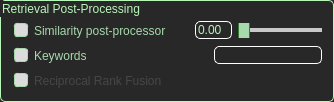
          <widget class="QGroupBox" name="groupBox_7">
           <property name="sizePolicy">
            <sizepolicy hsizetype="Minimum" vsizetype="Minimum">
             <horstretch>0</horstretch>
             <verstretch>0</verstretch>
            </sizepolicy>
           </property>
           <property name="styleSheet">
            <string notr="true">QGroupBox {
	color: rgb(184, 247, 185);
    background-color: rgb(40, 40, 40); /* 원하는 색상으로 변경 */
	border: 1px solid rgb(184, 247, 185);
	border-radius: 5px;      /* (선택 사항) 모서리를 둥글게 */
}</string>
           </property>
           <property name="title">
            <string>Retrieval Post-Processing</string>
           </property>
           <layout class="QVBoxLayout" name="verticalLayout_12" stretch="1,1,1">
            <property name="sizeConstraint">
             <enum>QLayout::SizeConstraint::SetNoConstraint</enum>
            </property>
            <property name="topMargin">
             <number>20</number>
            </property>
            <item>
             <layout class="QHBoxLayout" name="horizontalLayout_18" stretch="2,4,1,2">
              <property name="sizeConstraint">
               <enum>QLayout::SizeConstraint::SetNoConstraint</enum>
              </property>
              <item>
               <widget class="QCheckBox" name="chk_similarity">
                <property name="sizePolicy">
                 <sizepolicy hsizetype="Minimum" vsizetype="Minimum">
                  <horstretch>0</horstretch>
                  <verstretch>0</verstretch>
                 </sizepolicy>
                </property>
                <property name="styleSheet">
                 <string notr="true">QCheckBox {
    color: rgb(166, 217, 171);
	background-color: rgb(40, 40, 40);
	margin: 2px;
}
QCheckBox::indicator:checked {
	border: 3px solid rgb(166, 217, 171);
	border-radius: 3px;
	background-color: rgb(100,180,100)
}
QCheckBox::indicator:unchecked {
	border: 1px solid rgb(166, 217, 171);
	border-radius: 3px;
	background-color: rgb(220,220,220);
}
QCheckBox::disabled {
	color: rgb(70, 70, 70);
}
</string>
                </property>
                <property name="text">
                 <string>Similarity post-processor</string>
                </property>
               </widget>
              </item>
              <item>
               <spacer name="horizontalSpacer_16">
                <property name="orientation">
                 <enum>Qt::Orientation::Horizontal</enum>
                </property>
                <property name="sizeType">
                 <enum>QSizePolicy::Policy::Minimum</enum>
                </property>
                <property name="sizeHint" stdset="0">
                 <size>
                  <width>20</width>
                  <height>17</height>
                 </size>
                </property>
               </spacer>
              </item>
              <item>
               <widget class="QDoubleSpinBox" name="spin_similarity">
                <property name="enabled">
                 <bool>true</bool>
                </property>
                <property name="sizePolicy">
                 <sizepolicy hsizetype="Minimum" vsizetype="Fixed">
                  <horstretch>0</horstretch>
                  <verstretch>0</verstretch>
                 </sizepolicy>
                </property>
                <property name="styleSheet">
                 <string notr="true">QDoubleSpinBox {
    color: rgb(184, 247, 185);
    background-color: rgb(40, 40, 40);
    border: 1px solid rgb(255, 255, 255);
    border-radius: 5px;
}

/* 포커스 상태: 활성화 테두리 색상 변경 */
QDoubleSpinBox:focus {
    border: 1px solid rgb(184, 247, 185);
}

/* 화살표 버튼(서브 컨트롤) 제거: 너비/높이를 0으로 만들어 일반 텍스트 박스처럼 표현 */
QDoubleSpinBox::up-button,
QDoubleSpinBox::down-button {
    width: 0px;
    height: 0px;
    border: none;
    background: transparent;
}

/* (선택 사항) 체크박스 해제 등으로 비활성화되었을 때의 스타일 */
QDoubleSpinBox:disabled {
    color: rgb(100, 100, 100);
    background-color: rgb(30, 30, 30);
    border: 1px solid rgb(70, 70, 70);
}</string>
                </property>
                <property name="buttonSymbols">
                 <enum>QAbstractSpinBox::ButtonSymbols::NoButtons</enum>
                </property>
               </widget>
              </item>
              <item>
               <widget class="QSlider" name="slider_similarity">
                <property name="sizePolicy">
                 <sizepolicy hsizetype="Minimum" vsizetype="Fixed">
                  <horstretch>0</horstretch>
                  <verstretch>0</verstretch>
                 </sizepolicy>
                </property>
                <property name="styleSheet">
                 <string notr="true">QSlider{
	background-color: rgb(40,40,40);
}
QSlider::groove {
	background-color: rgb(200,200,200);
	height: 4px;
}
QSlider::handle {
	background-color: rgb(166, 217, 171);
	border: 1px solid rgb(50,120,50);
	width: 10px;
	height: 20px;
	margin: -20px 0;
}

QSlider::handle:horizontal:hover{
	background: rgb(100,170,100);
}
QSlider::handle:horizontal:pressed{
	background: rgb(50,120,50);
}
QSlider::sub-page {
	background-color: rgb(166, 217, 171);
}
QSlider::handle:horizontal:disabled {
    background-color: rgb(70, 70, 70);
    border: 1px solid rgb(50, 50, 50);
}</string>
                </property>
                <property name="maximum">
                 <number>100</number>
                </property>
                <property name="singleStep">
                 <number>1</number>
                </property>
                <property name="value">
                 <number>0</number>
                </property>
                <property name="orientation">
                 <enum>Qt::Orientation::Horizontal</enum>
                </property>
               </widget>
              </item>
             </layout>
            </item>
            <item>
             <layout class="QHBoxLayout" name="horizontalLayout_21" stretch="1,5,3">
              <property name="sizeConstraint">
               <enum>QLayout::SizeConstraint::SetNoConstraint</enum>
              </property>
              <item>
               <widget class="QCheckBox" name="chk_keywords">
                <property name="sizePolicy">
                 <sizepolicy hsizetype="Minimum" vsizetype="Minimum">
                  <horstretch>0</horstretch>
                  <verstretch>0</verstretch>
                 </sizepolicy>
                </property>
                <property name="styleSheet">
                 <string notr="true">QCheckBox {
    color: rgb(166, 217, 171);
	background-color: rgb(40, 40, 40);
	margin: 2px;
}
QCheckBox::indicator:checked {
	border: 3px solid rgb(166, 217, 171);
	border-radius: 3px;
	background-color: rgb(100,180,100)
}
QCheckBox::indicator:unchecked {
	border: 1px solid rgb(166, 217, 171);
	border-radius: 3px;
	background-color: rgb(220,220,220);
}
QCheckBox::disabled {
	color: rgb(70, 70, 70);
}
</string>
                </property>
                <property name="text">
                 <string>Keywords</string>
                </property>
               </widget>
              </item>
              <item>
               <spacer name="horizontalSpacer_14">
                <property name="orientation">
                 <enum>Qt::Orientation::Horizontal</enum>
                </property>
                <property name="sizeType">
                 <enum>QSizePolicy::Policy::Minimum</enum>
                </property>
                <property name="sizeHint" stdset="0">
                 <size>
                  <width>20</width>
                  <height>17</height>
                 </size>
                </property>
               </spacer>
              </item>
              <item>
               <widget class="QLineEdit" name="edit_keywords">
                <property name="sizePolicy">
                 <sizepolicy hsizetype="Minimum" vsizetype="Fixed">
                  <horstretch>0</horstretch>
                  <verstretch>0</verstretch>
                 </sizepolicy>
                </property>
                <property name="styleSheet">
                 <string notr="true">QLineEdit {
	color: white;
    background-color: rgb(40, 40, 40); /* 원하는 색상으로 변경 */
	border: 1px solid rgb(255,255,255);
	border-radius: 5px;      /* (선택 사항) 모서리를 둥글게 */
}
QLineEdit:focus {
    border: 1px solid rgb(184, 247, 185);
    outline: none;           /* 기본 포커스 아웃라인 제거 */
}
QLineEdit:disabled {
    color: rgb(100, 100, 100);
    background-color: rgb(30, 30, 30);
    border: 1px solid rgb(70, 70, 70);
}</string>
                </property>
               </widget>
              </item>
             </layout>
            </item>
            <item>
             <widget class="QCheckBox" name="chk_rrf">
              <property name="enabled">
               <bool>false</bool>
              </property>
              <property name="sizePolicy">
               <sizepolicy hsizetype="Minimum" vsizetype="Minimum">
                <horstretch>0</horstretch>
                <verstretch>0</verstretch>
               </sizepolicy>
              </property>
              <property name="toolTip">
               <string>only Multiple Questions Generator can use this function</string>
              </property>
              <property name="styleSheet">
               <string notr="true">QCheckBox {
    color: rgb(166, 217, 171);
	background-color: rgb(40, 40, 40);
	margin: 2px;
}
QCheckBox::indicator:checked {
	border: 3px solid rgb(166, 217, 171);
	border-radius: 3px;
	background-color: rgb(100,180,100)
}
QCheckBox::indicator:unchecked {
	border: 1px solid rgb(166, 217, 171);
	border-radius: 3px;
	background-color: rgb(220,220,220);
}
QCheckBox::disabled {
	color: rgb(70, 70, 70);
}
</string>
              </property>
              <property name="text">
               <string>Reciprocal Rank Fusion</string>
              </property>
              <property name="checkable">
               <bool>true</bool>
              </property>
              <property name="checked">
               <bool>false</bool>
              </property>
             </widget>
            </item>
           </layout>
          </widget>
